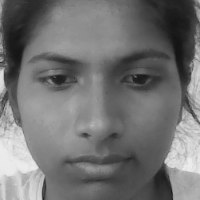
#> input picture faces/E_Sithara_Hansaamali/1775116206639.png, 200 x 200 px; its folder holds only this picture in this run
$ python -i app.py   (imports and definitions only)
#> lines starting #> are read from the running program, lines starting #| are printed output that depends on the picture
#> further down, picture is the input picture: shape (200, 200, 3); min 20, max 237, mean 114.4
import json
import os
import re
import time
import hashlib

import cv2
import numpy as np
from flask import Flask, jsonify, redirect, render_template, request, session, url_for

# [1 line not run here, left out]
# [1 line that did not run here, left out]

BASE_DIR = os.path.dirname(os.path.abspath(__file__))
FACES_DIR = os.path.join(BASE_DIR, "faces")
MODEL_PATH = os.path.join(BASE_DIR, "trainer.yml")
LABELS_PATH = os.path.join(BASE_DIR, "labels.json")
EMBEDDINGS_PATH = os.path.join(BASE_DIR, "embeddings.npz")
USERS_PATH = os.path.join(BASE_DIR, "users.json")
FACE_SIZE = (200, 200)
ACCEPT_THRESHOLD = 70.0
EMBEDDING_FACE_SIZE = (64, 64)
EMBEDDING_DISTANCE_THRESHOLD = 12.0
LOGIN_FRAME_COUNT = 5
LOGIN_DISTANCE_MARGIN = 0.04

CASCADE_PATH = os.path.join(cv2.data.haarcascades, "haarcascade_frontalface_default.xml")
face_cascade = cv2.CascadeClassifier(CASCADE_PATH)

# [1 line not run here, left out]


def safe_name(name: str) -> str:
    cleaned = re.sub(r"[^a-zA-Z0-9_-]+", "_", name.strip())
    return cleaned[:60] if cleaned else "user"


def normalize_email(email: str) -> str:
    return email.strip().lower()


def is_valid_email(email: str) -> bool:
    return re.match(r"^[^@\s]+@[^@\s]+\.[^@\s]+$", email) is not None


def email_hash(email: str) -> str:
    return hashlib.sha1(email.encode("utf-8")).hexdigest()[:10]


# [5 lines left out: function load_users, not called in this run]


def save_users(users):
    with open(USERS_PATH, "w", encoding="utf-8") as file:
        json.dump(users, file, indent=2)


def decode_upload(file_storage):
    data = np.frombuffer(file_storage.read(), np.uint8)
    return cv2.imdecode(data, cv2.IMREAD_COLOR)


def extract_largest_face(img_bgr):
    if img_bgr is None:
        return None

    gray = cv2.cvtColor(img_bgr, cv2.COLOR_BGR2GRAY)
    faces = face_cascade.detectMultiScale(
        gray,
        scaleFactor=1.2,
        minNeighbors=5,
        minSize=(80, 80),
    )
#> faces = [[15, 14, 165, 165]]

    if len(faces) == 0:
        return None

    x, y, w, h = max(faces, key=lambda face: face[2] * face[3])
#> x = 15; y = 14; w = 165; h = 165
    face = gray[y:y + h, x:x + w]
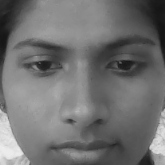
#> face: shape (165, 165); min 20, max 237, mean 112.5
    return cv2.resize(face, FACE_SIZE)


# [14 lines left out: functions get_recognizer, face_vector, not called in this run]


def process_frame_for_login(file_storage):
    img_bgr = decode_upload(file_storage)
    return extract_largest_face(img_bgr)


# [46 lines left out: functions predict_with_lbph, predict_with_embeddings, load_labels, not called in this run]


def save_labels(labels):
    with open(LABELS_PATH, "w", encoding="utf-8") as file:
        json.dump(labels, file, indent=2)


# [48 lines left out: function retrain_model, not called in this run]

# ---------------- HOME ----------------
# [3 lines that did not run here, left out]

# [3 lines that did not run here, left out]

# [3 lines that did not run here, left out]

# ---------------- REGISTER ----------------
# [54 lines that did not run here, left out]

# ---------------- LOGIN ----------------
# [52 lines that did not run here, left out]


# [4 lines that did not run here, left out]

# ---------------- RUN ----------------
# [2 lines not run here, left out]

>>> import cv2
>>> picture = cv2.imread('faces/E_Sithara_Hansaamali/1775116206639.png')
>>> result = extract_largest_face(picture)

$ run again, on faces/E_Sithara_Hansaamali/1775129370811_0.png
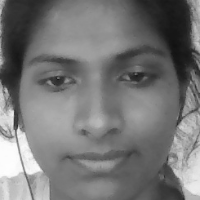
#> input picture faces/E_Sithara_Hansaamali/1775129370811_0.png, 200 x 200 px
#> picture is the input picture: shape (200, 200, 3); min 17, max 253, mean 118.3
#> faces = [[14, 16, 165, 165]]
#> x = 14; y = 16; w = 165
#> in extract_largest_face, `face = gray[y:y + h, x:x + w]`:
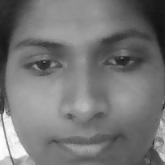
#> face: shape (165, 165); min 17, max 253, mean 118.1

$ run again, on faces/E_Sithara_Hansaamali/1775129370821_2.png
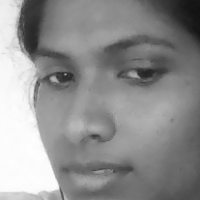
#> input picture faces/E_Sithara_Hansaamali/1775129370821_2.png, 200 x 200 px
#> picture is the input picture: shape (200, 200, 3); min 17, max 254, mean 143
#> faces = [[10, 11, 172, 172]]
#> x = 10; y = 11; w = 172
#> in extract_largest_face, `face = gray[y:y + h, x:x + w]`:
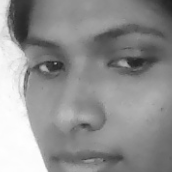
#> face: shape (172, 172); min 30, max 254, mean 144.5
